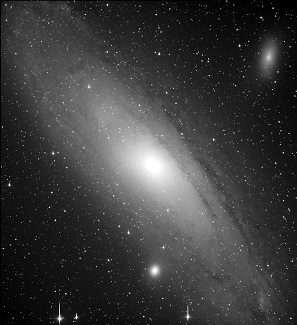
#> input picture F55121074_Valda Laura Uswary_B_Image Averaging/IA.jpg, 297 x 325 px
$ python 'F55121074_Valda Laura Uswary_B_Image Averaging.py'
#> lines starting #> are read from the running program, lines starting #| are printed output that depends on the picture
import cv2
import numpy as np

# membaca citra asli
img = cv2.imread('IA.jpg', 0)
#> img is the input picture: shape (325, 297); min 0, max 255, mean 59.6

# mengatur ukuran kernel filter
kernel_size = 3

# mengatur variasi deviasi standard pada noise Gaussian
deviations = [16, 32, 64, 128]

# melakukan filter rata-rata pada masing-masing citra bernoise
for dev in deviations:

    # menambahkan noise Gaussian pada citra asli
    noise = np.random.normal(0, dev, size=img.shape)
    noisy_img = np.clip(img + noise, 0, 255).astype(np.uint8)

    # membuat kernel filter rata-rata
    kernel = np.ones((kernel_size, kernel_size), np.float32) / (kernel_size**2)

    # menampilkan citra asli, citra yang diberi noise, dan citra hasil filter
    cv2.imshow('Original Image', img)
    cv2.imshow(f'Noisy Image (dev={dev})', noisy_img)
#> this loop made 4 passes
#> pass 1, `noisy_img = np.clip(img + noise, 0, 255).astype(np.uint8)`:
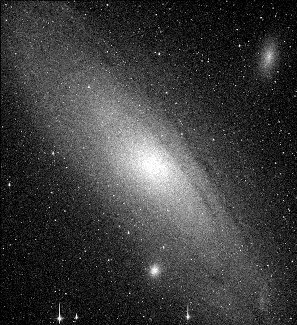
#> noisy_img: shape (325, 297); min 0, max 255, mean 59.6
#> pass 2, `noisy_img = np.clip(img + noise, 0, 255).astype(np.uint8)`:
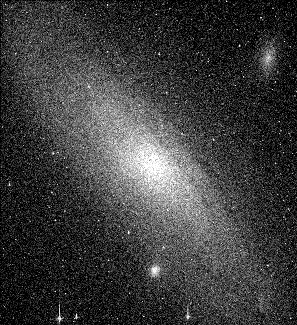
#> noisy_img: shape (325, 297); min 0, max 255, mean 61.7
#> pass 3, `noisy_img = np.clip(img + noise, 0, 255).astype(np.uint8)`:
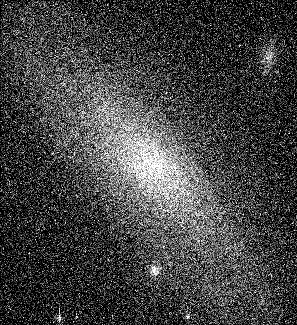
#> noisy_img: shape (325, 297); min 0, max 255, mean 68.1

cv2.waitKey(0)
cv2.destroyAllWindows()

$ run again, with F55121074_Valda Laura Uswary_B_Image Averaging/F55121074_Valda Laura Uswary_B_Image Averaging.png saved as F55121074_Valda Laura Uswary_B_Image Averaging/IA.jpg
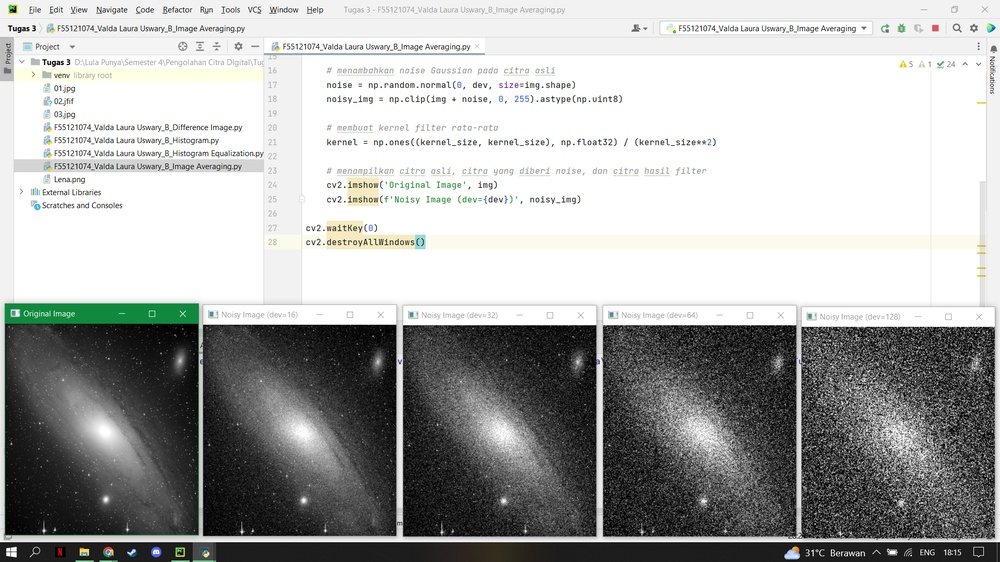
#> input picture F55121074_Valda Laura Uswary_B_Image Averaging/F55121074_Valda Laura Uswary_B_Image Averaging.png, 1000 x 562 px, shrunk from 1920 x 1080 before the run
#> the loop `for dev in deviations:` made 4 passes
#> pass 2, `noisy_img = np.clip(img + noise, 0, 255).astype(np.uint8)`:
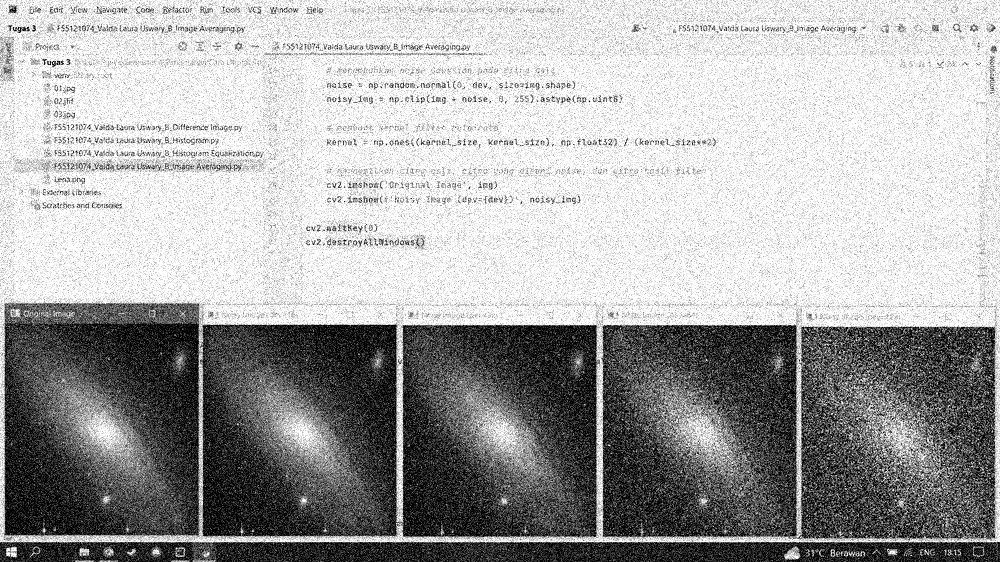
#> noisy_img: shape (562, 1000); min 0, max 255, mean 165.7
#> pass 3, `noisy_img = np.clip(img + noise, 0, 255).astype(np.uint8)`:
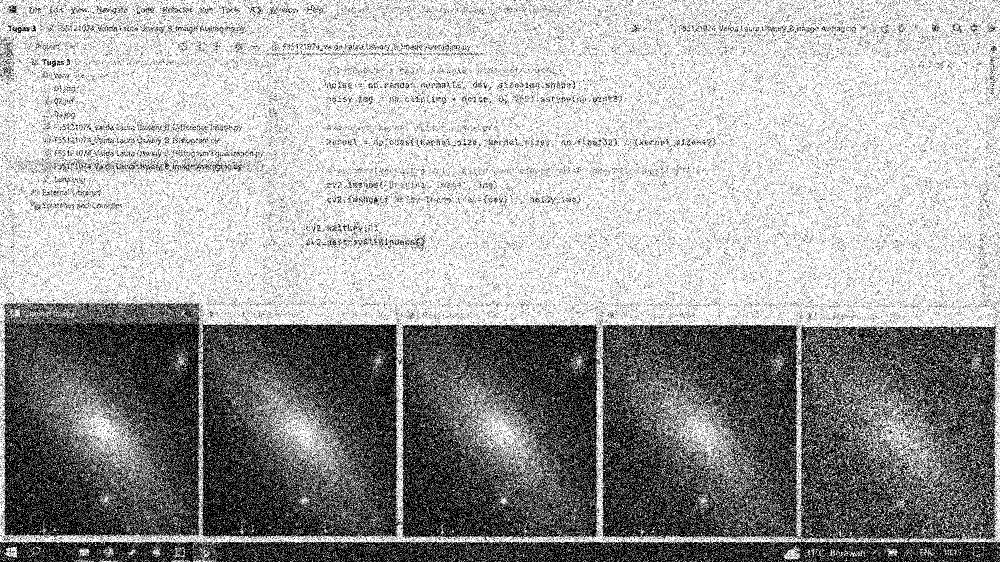
#> noisy_img: shape (562, 1000); min 0, max 255, mean 161.2
